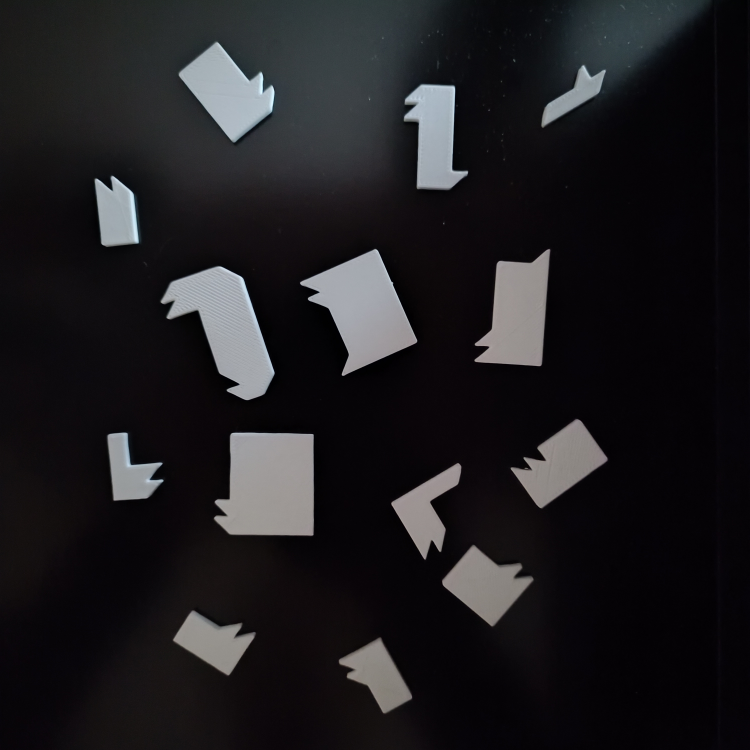
#> input picture IMG_20241006_174328.jpg, 3000 x 3000 px, found by its file name (shown at 1/4 size)
$ python main.py
#> lines starting #> are read from the running program, lines starting #| are printed output that depends on the picture; after the words box and inside, x2 and y2 are one past the last pixel; in counts of white or black regions, pixels touching at a corner belong together
### find_contours.py
import cv2
import numpy as np

def find_contours(resized_image, mode=cv2.RETR_EXTERNAL):
    # Convert the image to grayscale
    gray = cv2.cvtColor(resized_image, cv2.COLOR_BGR2GRAY)

    blurred_image = cv2.GaussianBlur(gray, (5, 5), 3)

    edged_detected_image = cv2.Canny(blurred_image, 80, 200)

    # dilation
    kernel = np.ones((5, 5), np.uint8)
    dilated_image = cv2.dilate(edged_detected_image, kernel, iterations=1)

    # Apply threshold to create a binary image
    _, thresh = cv2.threshold(dilated_image, 100, 255, cv2.THRESH_BINARY)

    # Find contours
    contours, _ = cv2.findContours(thresh, mode, cv2.CHAIN_APPROX_SIMPLE)

    # filter out small contours
    contours = [contour for contour in contours if cv2.contourArea(contour) > 10]

    return contours

# [12 lines left out: function show_contours, not called in this run]

### shape_matcher.py
import cv2
import numpy as np

def rotate_contour(contour, angle):
    """Rotate a contour by a given angle."""
    M = cv2.moments(contour)
    cx = int(M['m10']/M['m00'])
    cy = int(M['m01']/M['m00'])

    M = cv2.getRotationMatrix2D((cx, cy), angle, 1.0)
    rotated = cv2.transform(contour.reshape(1, -1, 2), M)
    return rotated.reshape(-1, 1, 2)

def scale_contour(contour, scale):
    """Scale a contour by a given factor."""
    M = cv2.moments(contour)
    cx = int(M['m10']/M['m00'])
    cy = int(M['m01']/M['m00'])

    scaled = contour.astype(np.float32) - [cx, cy]
    scaled = scaled * scale + [cx, cy]
    return scaled.astype(np.int32)

def match_shapes(frame_contour, shape_contours, threshold=0.01):
    """
    Try to fit shape contours into the frame contour.
    Returns a list of (shape_index, angle, scale) tuples for matched shapes.
    """
    matches = []
    frame_area = cv2.contourArea(frame_contour)

    for i, shape in enumerate(shape_contours):
        shape_area = cv2.contourArea(shape)
        scale_factor = np.sqrt(frame_area / shape_area)

        for angle in range(0, 360, 5):  # Check every 5 degrees
            rotated_shape = rotate_contour(shape, angle)
            scaled_shape = scale_contour(rotated_shape, scale_factor)

            match = cv2.matchShapes(frame_contour, scaled_shape, cv2.CONTOURS_MATCH_I2, 0)
            if match < threshold:
                matches.append((i, angle, scale_factor))
                break  # Move to the next shape once a match is found

    return matches

# [11 lines left out: function visualize_match, not called in this run]

### main.py
import cv2
import numpy as np
from find_contours import find_contours, show_contours
from shape_matcher import match_shapes, visualize_match

# Read the image
image_with_shapes = cv2.imread('/Users/maxdonchenko/cat-puzzle-solver/IMG_20241006_174328.jpg')
#> image_with_shapes is the input picture: shape (3000, 3000, 3); mean B, G, R 31.9, 29.3, 30.5
image_with_frame = cv2.imread('/Users/maxdonchenko/cat-puzzle-solver/IMG_20241006_174350.jpg')
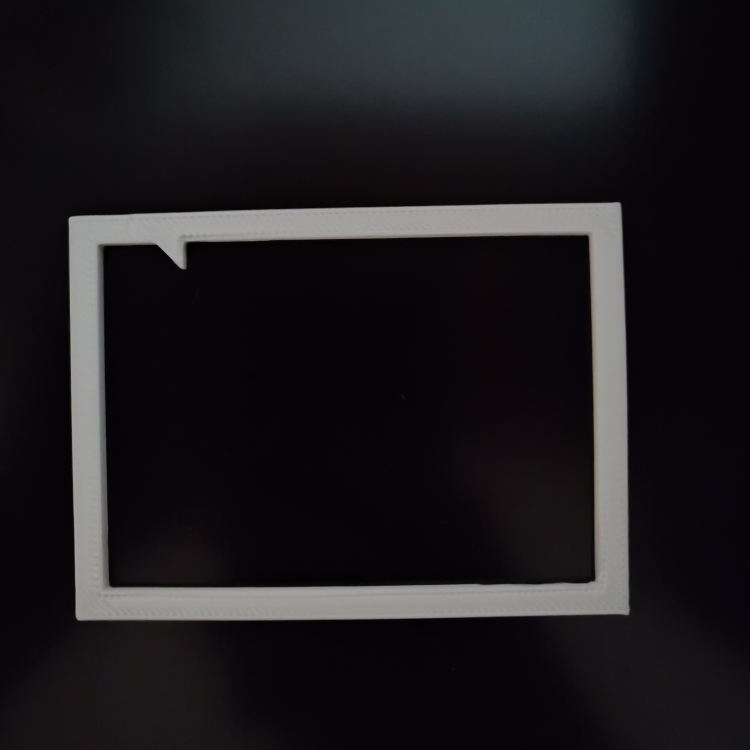
#> input picture IMG_20241006_174350.jpg, 3000 x 3000 px, found by its file name (shown at 1/4 size)
#> image_with_frame is the input picture: shape (3000, 3000, 3); mean B, G, R 31, 28, 30

resized_image_with_shapes = cv2.resize(image_with_shapes, (0, 0), fx=0.5, fy=0.5)
resized_image_with_frame = cv2.resize(image_with_frame, (0, 0), fx=0.5, fy=0.5)

contours_with_shapes = find_contours(resized_image_with_shapes)
#> in find_contours, `edged_detected_image = cv2.Canny(blurred_image, 80, 200)`:
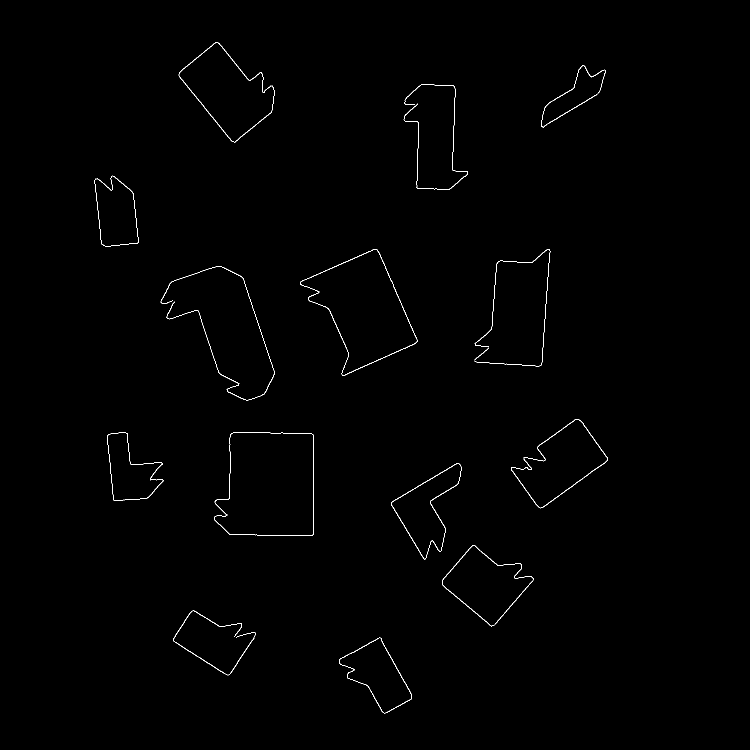
#> edged_detected_image: shape (1500, 1500) (shown at 1/2 size); 0.44% white in thin lines or dots, all inside (x1, y1, x2, y2) = (189, 84, 1215, 1427)
#> in find_contours, `dilated_image = cv2.dilate(edged_detected_image, kernel, iterations=1)`:
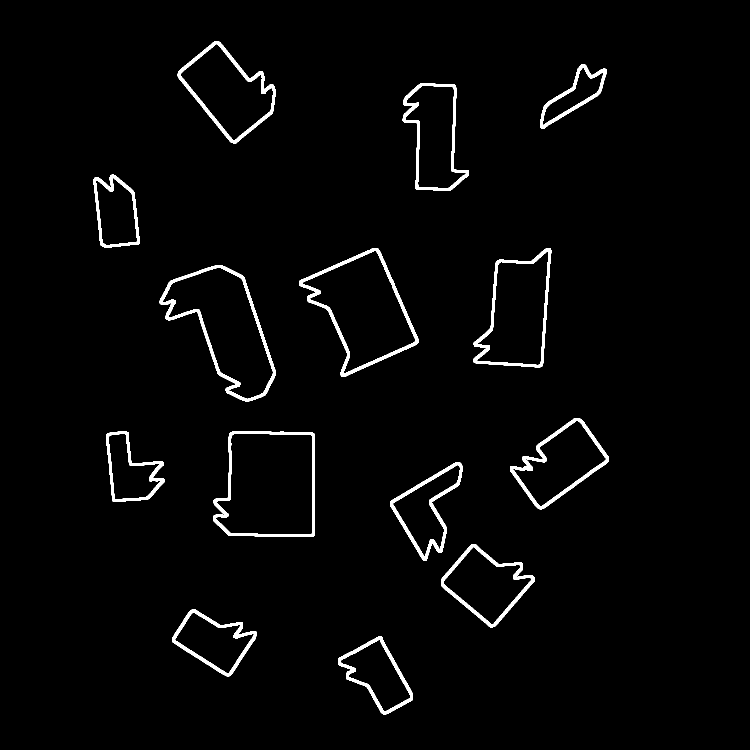
#> dilated_image: shape (1500, 1500) (shown at 1/2 size); 2.3% white; 14 white regions
#> in find_contours, `contours, _ = cv2.findContours(thresh, mode, cv2.CHAIN_APPROX_SIMPLE)`: contours = 14 contours; largest, box (x1, y1, x2, y2) and area: (426, 862, 630, 1074) 37358, (319, 530, 552, 803) 32433, (598, 496, 837, 754) 32156, (947, 496, 1103, 735) 24895, (355, 82, 551, 287) 21571
#> contours_with_shapes has the same summary as contours in find_contours
contours_with_frame = find_contours(resized_image_with_frame, cv2.RETR_LIST)
#> call 2 of find_contours, with mode = 1
#> in find_contours (call 2), `edged_detected_image = cv2.Canny(blurred_image, 80, 200)`:
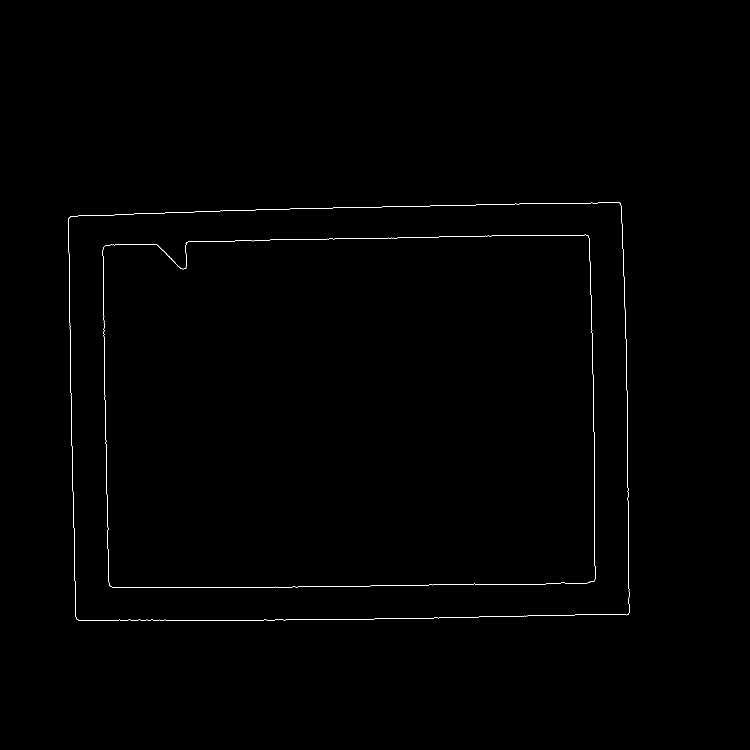
#> edged_detected_image: shape (1500, 1500) (shown at 1/2 size); 0.32% white in thin lines or dots, all inside (x1, y1, x2, y2) = (136, 404, 1260, 1242)
#> in find_contours (call 2), `dilated_image = cv2.dilate(edged_detected_image, kernel, iterations=1)`:
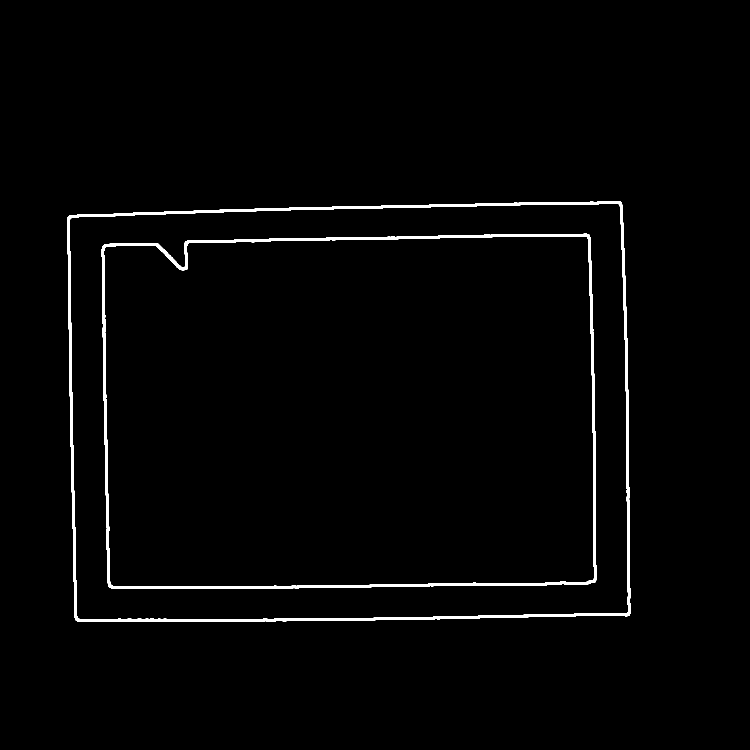
#> dilated_image: shape (1500, 1500) (shown at 1/2 size); 1.7% white; 2 white regions
#> in find_contours (call 2), `contours, _ = cv2.findContours(thresh, mode, cv2.CHAIN_APPROX_SIMPLE)`: contours = 4 contours; box (x1, y1, x2, y2) and area: (134, 402, 1262, 1244) 918106, (138, 406, 1258, 1239) 902206, (203, 467, 1194, 1178) 681572, (207, 472, 1189, 1174) 667154
#> contours_with_frame has the same summary as contours in find_contours

frame_contour = min(contours_with_frame, key=cv2.contourArea)
#> frame_contour = contour of 285 points, box (x1, y1, x2, y2) (207, 472, 1189, 1174), area 667154
shape_contours = contours_with_shapes
#> shape_contours = 14 contours; largest, box (x1, y1, x2, y2) and area: (426, 862, 630, 1074) 37358, (319, 530, 552, 803) 32433, (598, 496, 837, 754) 32156, (947, 496, 1103, 735) 24895, (355, 82, 551, 287) 21571

# Try to match shapes to the frame
matches = match_shapes(frame_contour, shape_contours)
#> in match_shapes, `frame_area = cv2.contourArea(frame_contour)`: frame_area = 667154.5
#> the loop in match_shapes, `for i, shape in enumerate(shape_contours):` made 14 passes
#> (shape_area, scale_factor) on passes 1 to 2: (11961.5, 7.47), (12311.5, 7.36)
print("matches:", matches)
#| matches: []

# Visualize matches (for debugging)
for match in matches:
    shape_index, angle, scale = match
    matched_image = visualize_match(resized_image_with_frame, frame_contour, shape_contours[shape_index], match)
    print("matched_image:", matched_image)
    cv2.imshow(f"Matched Shape {shape_index}", matched_image)
    cv2.waitKey(0)
#> this loop made 0 passes

cv2.destroyAllWindows()
